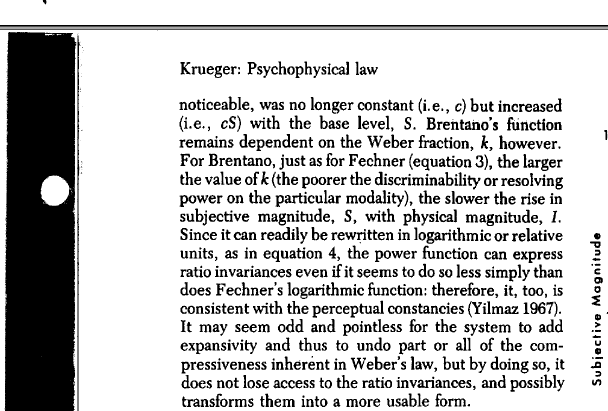
#> input picture HW2/Question 2/textsample.tif, 1216 x 821 px (shown at 1/2 size)
$ python q2.py
#> lines starting #> are read from the running program, lines starting #| are printed output that depends on the picture; after the words box and inside, x2 and y2 are one past the last pixel; in counts of white or black regions, pixels touching at a corner belong together
#Name: Peter Kohler
#Course: CSCI 507
#Assignment: HW2 Question 2

import cv2
import numpy as np

def main():
    #Read in image from directory
    bgr_image = cv2.imread("textsample.tif")
#> bgr_image is the input picture: shape (821, 1216, 3); min 0, max 255, mean 199.6
    img_height, img_width = bgr_image.shape[:2]
#> img_height = 821; img_width = 1216

    #User defined first instance of letter 'a' used as a template to find other instances of letter a
    template_coord = [683, 141]

    #Template used in Cross-Correlation
    template_image = bgr_image[ template_coord[1]-10 : template_coord[1]+10, template_coord[0]-7 : template_coord[0]+8 ]
    template_h, template_w = template_image.shape[:2]
#> template_h = 20; template_w = 15
    cv2.imwrite("Q2Template.jpg", template_image)
    #Perform normalized cross correlation with template image
    C = cv2.matchTemplate(bgr_image, template_image, cv2.TM_CCOEFF_NORMED)
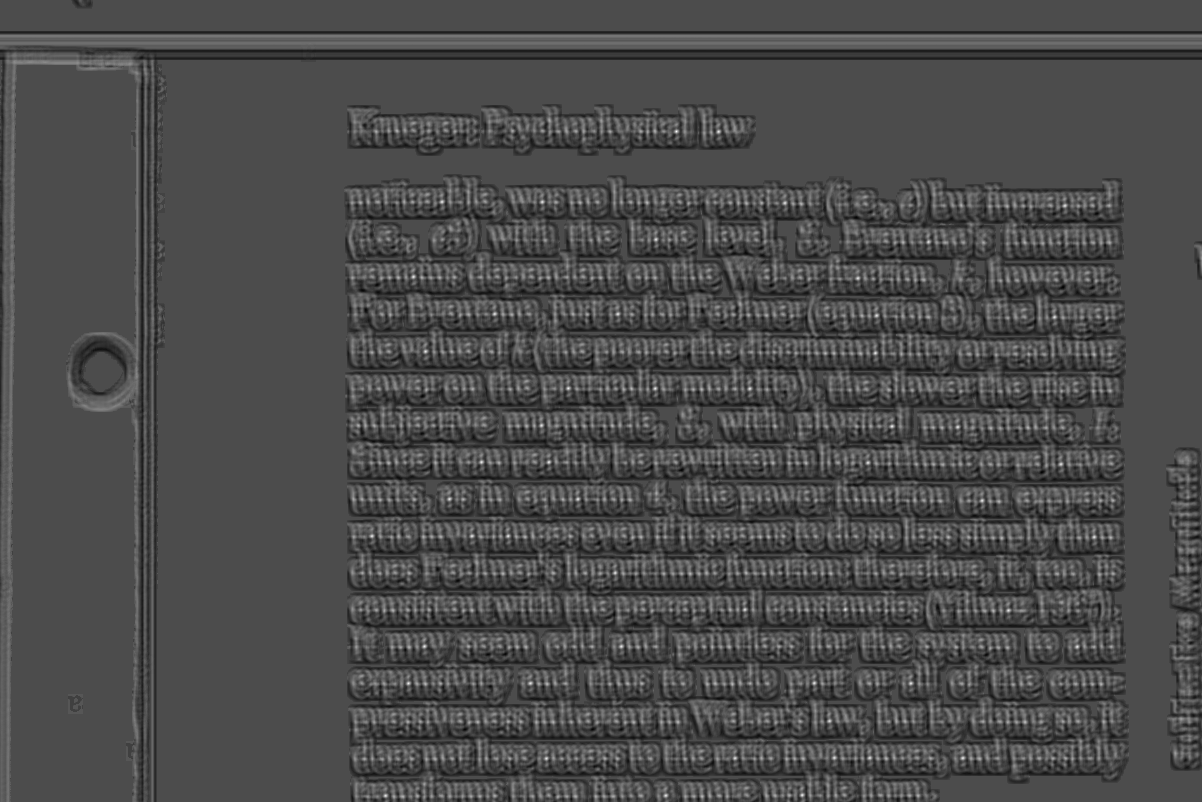
#> C: shape (802, 1202) float32; min -0.432, max 1, mean -0.00766; drawn with min black and max white

    #Filter out all coordinates of matches below threshold value
    matches = np.where(C >= 0.7)
#> matches = 101 positions, rows 131 to 796, columns 371 to 1094

    #Create a mask to help filter out letters we have already detected
    mask = np.zeros((img_height, img_width, 3), np.uint8)

    #Create a counter for detected letters
    count = 0

    #Iterates through each coordinate in list of matches and draws a rectangle around it
    for i in range(len(matches[1])):
        # Looks for value 255 in color value at pixel coordinate location in mask image
        if 255 not in mask[matches[0][i], matches[1][i]]:
            #Paints over the coordinate location with a shape of the template and slightly larger in the color white in the mask image
            cv2.rectangle(mask, (matches[1][i]-2, matches[0][i]-2), (matches[1][i] + template_w, matches[0][i] + template_h), (255, 255, 255),-1)
            #Creates rectangle around the detected letter a
            cv2.rectangle(bgr_image, (matches[1][i], matches[0][i]), (matches[1][i] + template_w, matches[0][i] + template_h), (0, 0, 255),2)
            #Adds to letter a count
            count += 1
#> this loop made 101 passes
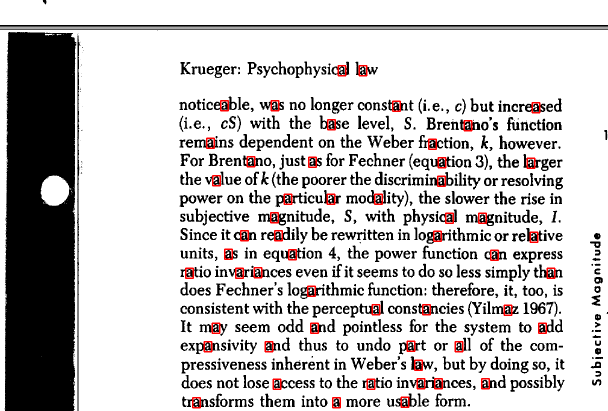
#> bgr_image: shape (821, 1216, 3) (shown at 1/2 size); 1.09% of pixels changed, all inside (x1, y1, x2, y2) = (370, 130, 1111, 817)
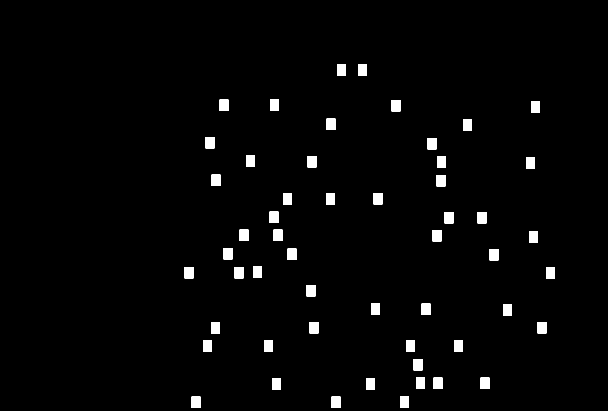
#> mask: shape (821, 1216, 3) (shown at 1/2 size); 2.2% white; 53 white regions, largest, box (x1, y1, x2, y2) and area: (674, 129, 692, 152) 414, (716, 129, 734, 152) 414, (439, 199, 457, 222) 414
#> after the loop, count = 53

    cv2.imshow("Image", bgr_image)
    cv2.imwrite("Q2Output.jpg", bgr_image)

    print("There are ", count, " instances of the letter 'a' in this image.")
#| There are  53  instances of the letter 'a' in this image.
    cv2.waitKey(0)

if __name__ == '__main__':
    main()
